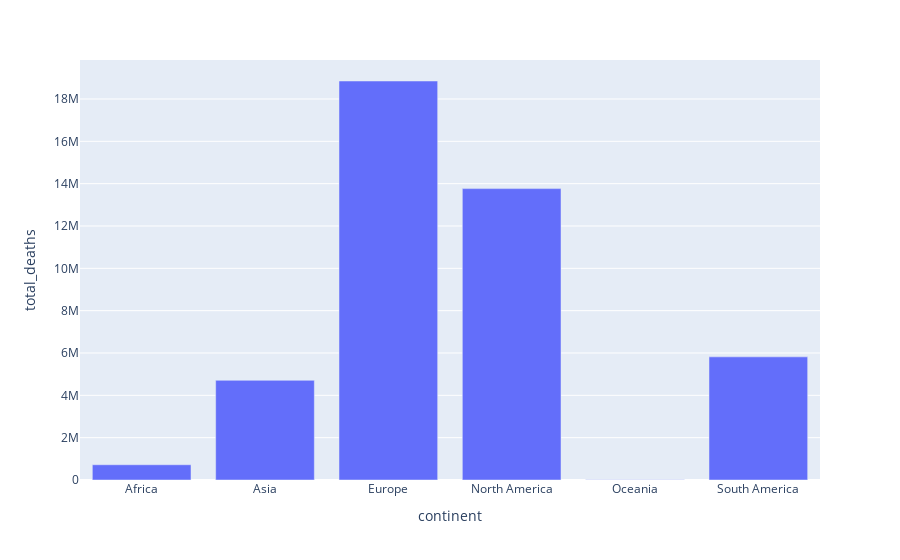

This figure's notebook cell:
### Code cell
fig = px.bar(df_cont, x= 'continent', y ='total_deaths')
fig.show()

### Figure 1 — Plotly figure (JSON) as saved in the notebook; plotly's stock layout.template omitted (floating-point values rounded to 4 significant figures)
{"data": [{"alignmentgroup": "True", "hovertemplate": "continent=%{x}<br>total_deaths=%{y}<extra></extra>", "legendgroup": "", "marker": {"color": "#636efa"}, "name": "", "offsetgroup": "", "orientation": "v", "showlegend": false, "textposition": "auto", "type": "bar", "x": ["Africa", "Asia", "Europe", "North America", "Oceania", "South America"], "xaxis": "x", "y": [720400, 4709459, 18850891, 13766573, 14570, 5817921], "yaxis": "y"}], "layout": {"barmode": "relative", "legend": {"tracegroupgap": 0}, "margin": {"t": 60}, "xaxis": {"anchor": "y", "domain": [0, 1], "title": {"text": "continent"}}, "yaxis": {"anchor": "x", "domain": [0, 1], "title": {"text": "total_deaths"}}}}
